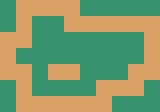

Rendered tile map (Tiled .tmx) drawn with the repository's tilesets; below, a short description and the full map source, tile grids included:
An orthogonal 10x7 tile map with 16x16 px tiles, 2 tile layers (Tile Layer 0, Tile Layer 1).

<map version="1.9" tiledversion="1.9.0" orientation="orthogonal" renderorder="right-down" width="10" height="7" tilewidth="16" tileheight="16" infinite="0" nextlayerid="3" nextobjectid="1">
 <tileset firstgid="1" source="blocks.tsx" />
 <layer id="1" name="Tile Layer 0" width="10" height="7">
  <data encoding="csv">
1,1,1,1,1,1,1,1,1,1,
1,1,1,1,1,1,1,1,1,1,
1,1,1,1,1,1,1,1,1,1,
1,1,1,1,1,1,1,1,1,1,
1,1,1,1,1,1,1,1,1,1,
1,1,1,1,1,1,1,1,1,1,
1,1,1,1,1,1,1,1,1,1
</data>
 </layer>
 <layer id="2" name="Tile Layer 1" width="10" height="7">
  <data encoding="csv">
0,2,2,2,2,0,0,0,0,0,
0,2,0,0,2,2,2,2,2,2,
2,2,0,0,0,0,0,0,0,2,
2,0,0,0,0,0,0,0,0,2,
2,2,0,2,2,0,0,0,2,2,
0,2,0,0,0,0,2,2,2,0,
0,2,2,2,2,2,2,0,0,0
</data>
 </layer>
</map>